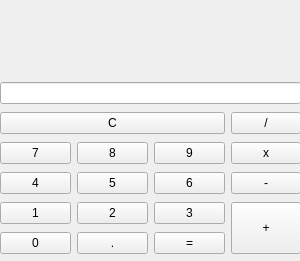
<?xml version="1.0" encoding="UTF-8"?>
<ui version="4.0">
 <class>MainWindow</class>
 <widget class="QMainWindow" name="MainWindow">
  <property name="geometry">
   <rect>
    <x>0</x>
    <y>0</y>
    <width>300</width>
    <height>261</height>
   </rect>
  </property>
  <property name="windowTitle">
   <string>MainWindow</string>
  </property>
  <widget class="QWidget" name="centralwidget">
   <widget class="QWidget" name="gridLayoutWidget">
    <property name="geometry">
     <rect>
      <x>0</x>
      <y>80</y>
      <width>301</width>
      <height>181</height>
     </rect>
    </property>
    <layout class="QGridLayout" name="gridLayout">
     <item row="3" column="0">
      <widget class="QPushButton" name="pushButton_4">
       <property name="text">
        <string>4</string>
       </property>
      </widget>
     </item>
     <item row="5" column="3" rowspan="2">
      <widget class="QPushButton" name="pushButton_Plus">
       <property name="sizePolicy">
        <sizepolicy hsizetype="Minimum" vsizetype="Expanding">
         <horstretch>0</horstretch>
         <verstretch>0</verstretch>
        </sizepolicy>
       </property>
       <property name="text">
        <string>+</string>
       </property>
      </widget>
     </item>
     <item row="5" column="0">
      <widget class="QPushButton" name="pushButton_1">
       <property name="text">
        <string>1</string>
       </property>
      </widget>
     </item>
     <item row="3" column="3">
      <widget class="QPushButton" name="pushButton_Minus">
       <property name="text">
        <string>-</string>
       </property>
      </widget>
     </item>
     <item row="1" column="3">
      <widget class="QPushButton" name="pushButton_Del">
       <property name="text">
        <string>/</string>
       </property>
      </widget>
     </item>
     <item row="2" column="0">
      <widget class="QPushButton" name="pushButton_7">
       <property name="text">
        <string>7</string>
       </property>
      </widget>
     </item>
     <item row="2" column="1">
      <widget class="QPushButton" name="pushButton_8">
       <property name="text">
        <string>8</string>
       </property>
      </widget>
     </item>
     <item row="1" column="0" colspan="3">
      <widget class="QPushButton" name="pushButton_Delete">
       <property name="text">
        <string>C</string>
       </property>
      </widget>
     </item>
     <item row="2" column="3">
      <widget class="QPushButton" name="pushButton_Umn">
       <property name="text">
        <string>x</string>
       </property>
      </widget>
     </item>
     <item row="3" column="2">
      <widget class="QPushButton" name="pushButton_6">
       <property name="text">
        <string>6</string>
       </property>
      </widget>
     </item>
     <item row="3" column="1">
      <widget class="QPushButton" name="pushButton_5">
       <property name="text">
        <string>5</string>
       </property>
      </widget>
     </item>
     <item row="6" column="0">
      <widget class="QPushButton" name="pushButton_0">
       <property name="text">
        <string>0</string>
       </property>
      </widget>
     </item>
     <item row="5" column="2">
      <widget class="QPushButton" name="pushButton_3">
       <property name="text">
        <string>3</string>
       </property>
      </widget>
     </item>
     <item row="5" column="1">
      <widget class="QPushButton" name="pushButton_2">
       <property name="text">
        <string>2</string>
       </property>
      </widget>
     </item>
     <item row="6" column="1">
      <widget class="QPushButton" name="pushButton_Dot">
       <property name="text">
        <string>.</string>
       </property>
      </widget>
     </item>
     <item row="2" column="2">
      <widget class="QPushButton" name="pushButton_9">
       <property name="text">
        <string>9</string>
       </property>
      </widget>
     </item>
     <item row="6" column="2">
      <widget class="QPushButton" name="pushButton_Equals">
       <property name="text">
        <string>=</string>
       </property>
      </widget>
     </item>
     <item row="0" column="0" colspan="4">
      <widget class="QLineEdit" name="lineEdit"/>
     </item>
    </layout>
   </widget>
  </widget>
 </widget>
 <resources/>
 <connections/>
</ui>
